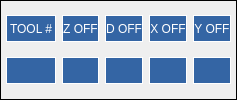
                     <widget class="QFrame" name="gridFrame">
                      <property name="styleSheet">
                       <string notr="true">
QLabel {max-height: 25px;}</string>
                      </property>
                      <property name="frameShape">
                       <enum>QFrame::Box</enum>
                      </property>
                      <layout class="QGridLayout" name="gridLayout_33">
                       <property name="leftMargin">
                        <number>5</number>
                       </property>
                       <property name="topMargin">
                        <number>5</number>
                       </property>
                       <property name="rightMargin">
                        <number>5</number>
                       </property>
                       <property name="bottomMargin">
                        <number>5</number>
                       </property>
                       <item row="1" column="0">
                        <widget class="StatusLabel" name="toolInSpindle">
                         <property name="minimumSize">
                          <size>
                           <width>0</width>
                           <height>25</height>
                          </size>
                         </property>
                         <property name="styleSheet">
                          <string notr="true">color: rgb(255, 255, 255);
background-color:rgb(52, 101, 164);</string>
                         </property>
                         <property name="frameShape">
                          <enum>QFrame::Box</enum>
                         </property>
                         <property name="rules" stdset="0">
                          <string>[{&quot;channels&quot;: [{&quot;url&quot;: &quot;status:tool_table&quot;, &quot;trigger&quot;: true}], &quot;property&quot;: &quot;Text&quot;, &quot;expression&quot;: &quot;str(ch[0][0].id)&quot;, &quot;name&quot;: &quot;tool number&quot;}]</string>
                         </property>
                        </widget>
                       </item>
                       <item row="0" column="2">
                        <widget class="QLabel" name="label_13">
                         <property name="styleSheet">
                          <string notr="true">color: rgb(255, 255, 255);
background-color:rgb(52, 101, 164);</string>
                         </property>
                         <property name="frameShape">
                          <enum>QFrame::Box</enum>
                         </property>
                         <property name="text">
                          <string>D OFF</string>
                         </property>
                         <property name="alignment">
                          <set>Qt::AlignCenter</set>
                         </property>
                        </widget>
                       </item>
                       <item row="0" column="1">
                        <widget class="QLabel" name="label_12">
                         <property name="styleSheet">
                          <string notr="true">color: rgb(255, 255, 255);
background-color:rgb(52, 101, 164);</string>
                         </property>
                         <property name="frameShape">
                          <enum>QFrame::Box</enum>
                         </property>
                         <property name="text">
                          <string>Z OFF</string>
                         </property>
                         <property name="alignment">
                          <set>Qt::AlignCenter</set>
                         </property>
                        </widget>
                       </item>
                       <item row="0" column="3">
                        <widget class="QLabel" name="label_14">
                         <property name="styleSheet">
                          <string notr="true">color: rgb(255, 255, 255);
background-color:rgb(52, 101, 164);</string>
                         </property>
                         <property name="frameShape">
                          <enum>QFrame::Box</enum>
                         </property>
                         <property name="text">
                          <string>X OFF</string>
                         </property>
                         <property name="alignment">
                          <set>Qt::AlignCenter</set>
                         </property>
                        </widget>
                       </item>
                       <item row="0" column="0">
                        <widget class="QLabel" name="label_11">
                         <property name="minimumSize">
                          <size>
                           <width>0</width>
                           <height>25</height>
                          </size>
                         </property>
                         <property name="styleSheet">
                          <string notr="true">color: rgb(255, 255, 255);
background-color:rgb(52, 101, 164);</string>
                         </property>
                         <property name="frameShape">
                          <enum>QFrame::Box</enum>
                         </property>
                         <property name="text">
                          <string>TOOL #</string>
                         </property>
                        </widget>
                       </item>
                       <item row="0" column="4">
                        <widget class="QLabel" name="label_19">
                         <property name="styleSheet">
                          <string notr="true">color: rgb(255, 255, 255);
background-color:rgb(52, 101, 164);</string>
                         </property>
                         <property name="frameShape">
                          <enum>QFrame::Box</enum>
                         </property>
                         <property name="text">
                          <string>Y OFF</string>
                         </property>
                         <property name="alignment">
                          <set>Qt::AlignCenter</set>
                         </property>
                        </widget>
                       </item>
                       <item row="1" column="1">
                        <widget class="StatusLabel" name="statuslabel_37">
                         <property name="styleSheet">
                          <string notr="true">color: rgb(255, 255, 255);
background-color:rgb(52, 101, 164);</string>
                         </property>
                         <property name="frameShape">
                          <enum>QFrame::Box</enum>
                         </property>
                         <property name="rules" stdset="0">
                          <string>[{&quot;channels&quot;: [{&quot;url&quot;: &quot;status:tool_table&quot;, &quot;trigger&quot;: true}], &quot;property&quot;: &quot;Text&quot;, &quot;expression&quot;: &quot;'{:.4f}'.format(ch[0][0].zoffset)&quot;, &quot;name&quot;: &quot;z offset&quot;}]</string>
                         </property>
                        </widget>
                       </item>
                       <item row="1" column="2">
                        <widget class="StatusLabel" name="statuslabel_38">
                         <property name="styleSheet">
                          <string notr="true">color: rgb(255, 255, 255);
background-color:rgb(52, 101, 164);</string>
                         </property>
                         <property name="frameShape">
                          <enum>QFrame::Box</enum>
                         </property>
                         <property name="rules" stdset="0">
                          <string>[{&quot;channels&quot;: [{&quot;url&quot;: &quot;status:tool_table&quot;, &quot;trigger&quot;: true}], &quot;property&quot;: &quot;Text&quot;, &quot;expression&quot;: &quot;'{:.4f}'.format(ch[0][0].diameter)&quot;, &quot;name&quot;: &quot;dia offset&quot;}]</string>
                         </property>
                        </widget>
                       </item>
                       <item row="1" column="3">
                        <widget class="StatusLabel" name="statuslabel_39">
                         <property name="styleSheet">
                          <string notr="true">color: rgb(255, 255, 255);
background-color:rgb(52, 101, 164);</string>
                         </property>
                         <property name="frameShape">
                          <enum>QFrame::Box</enum>
                         </property>
                         <property name="rules" stdset="0">
                          <string>[{&quot;channels&quot;: [{&quot;url&quot;: &quot;status:tool_table&quot;, &quot;trigger&quot;: true}], &quot;property&quot;: &quot;Text&quot;, &quot;expression&quot;: &quot;'{:.4f}'.format(ch[0][0].xoffset)&quot;, &quot;name&quot;: &quot;x offset&quot;}]</string>
                         </property>
                        </widget>
                       </item>
                       <item row="1" column="4">
                        <widget class="StatusLabel" name="statuslabel_40">
                         <property name="styleSheet">
                          <string notr="true">color: rgb(255, 255, 255);
background-color:rgb(52, 101, 164);</string>
                         </property>
                         <property name="frameShape">
                          <enum>QFrame::Box</enum>
                         </property>
                         <property name="rules" stdset="0">
                          <string>[{&quot;channels&quot;: [{&quot;url&quot;: &quot;status:tool_table&quot;, &quot;trigger&quot;: true}], &quot;property&quot;: &quot;Text&quot;, &quot;expression&quot;: &quot;'{:.4f}'.format(ch[0][0].yoffset)&quot;, &quot;name&quot;: &quot;y offset&quot;}]</string>
                         </property>
                        </widget>
                       </item>
                      </layout>
                     </widget>
